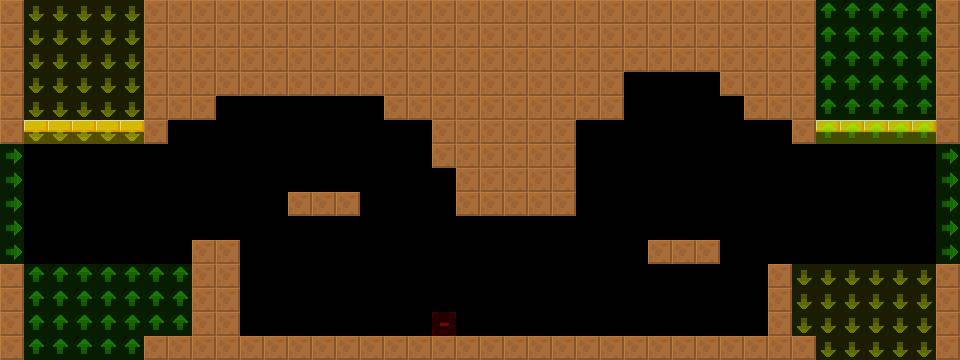

The image is a tile-based game level rendered from a .tmx file. Its description and source (layers, tilesets, objects; grid data summarised) follow:
An orthogonal 40x15 tile map with 24x24 px tiles, 2 tile layers (col, lnk), 2 tilesets and 9 objects (6x Spikes, 3x RotatingBall).

<map version="1.4" tiledversion="1.4.2" orientation="orthogonal" renderorder="right-down" width="40" height="15" tilewidth="24" tileheight="24" infinite="0" nextlayerid="4" nextobjectid="8">
 <tileset firstgid="6" source="../../lnk.tsx" />
 <tileset firstgid="1" source="../../col.tsx" />
 <layer id="1" name="col" width="40" height="15">
  <data>[600 cells, 223 non-empty, 2 distinct tile ids]</data>
 </layer>
 <layer id="2" name="lnk" width="40" height="15" opacity="0.5">
  <data>[600 cells, 120 non-empty, 4 distinct tile ids]</data>
 </layer>
 <objectgroup id="3" name="markers" opacity="0.5">
  <object id="1" name="Spikes" type="Spikes" x="672" y="72" width="48" height="24">
   <properties>
    <property name="yr" value="0" />
    <property name="xr" value="0" />
   </properties>
  </object>
  <object id="2" name="Spikes" type="Spikes" x="216" y="96" width="48" height="24">
   <properties>
    <property name="yr" value="0" />
    <property name="xr" value="0" />
   </properties>
  </object>
  <object id="3" name="RotatingBall" type="RotatingBall" x="312" y="192" width="24" height="24">
   <properties>
    <property name="yr" value="0" />
    <property name="xr" value="0" />
    <property name="customId" value="1" />
   </properties>
  </object>
  <object id="4" name="RotatingBall" type="RotatingBall" x="504" y="192" width="24" height="24">
   <properties>
    <property name="yr" value="0" />
    <property name="xr" value="0" />
    <property name="customId" value="2" />
   </properties>
  </object>
  <object id="5" name="Spikes" type="Spikes" x="456" y="216" width="120" height="24">
   <properties>
    <property name="yr" value="0" />
    <property name="xr" value="0" />
   </properties>
  </object>
  <object id="6" name="RotatingBall" type="RotatingBall" x="696" y="240" width="24" height="24">
   <properties>
    <property name="yr" value="0" />
    <property name="xr" value="0" />
    <property name="customId" value="3" />
   </properties>
  </object>
  <object id="7" name="Spikes" type="Spikes" x="240" y="312" width="96" height="24">
   <properties>
    <property name="yr" value="0" />
    <property name="xr" value="0" />
   </properties>
  </object>
  <object id="8" name="Spikes" type="Spikes" x="432" y="312" width="24" height="24">
   <properties>
    <property name="yr" value="0" />
    <property name="xr" value="0" />
   </properties>
  </object>
  <object id="9" name="Spikes" type="Spikes" x="648" y="312" width="120" height="24">
   <properties>
    <property name="yr" value="0" />
    <property name="xr" value="0" />
   </properties>
  </object>
 </objectgroup>
</map>
